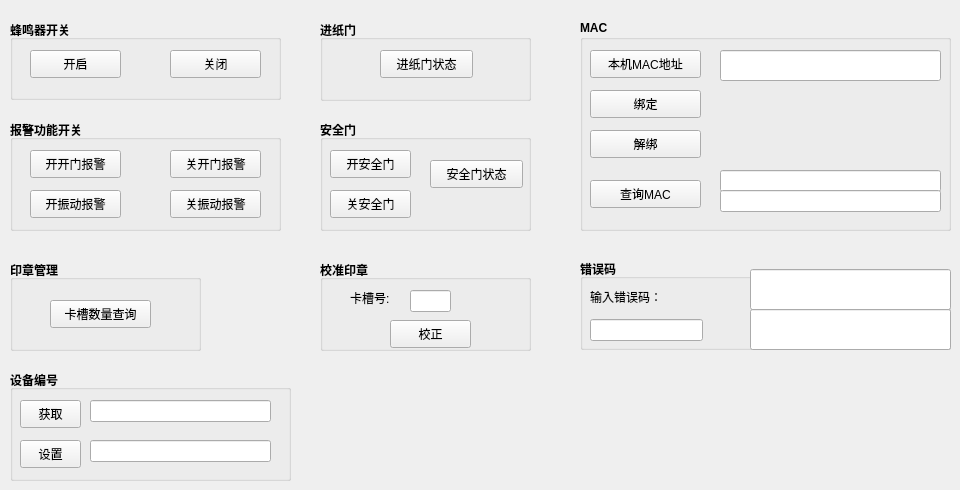
    <widget class="QWidget" name="tab_control_dev">
     <attribute name="title">
      <string>设备控制</string>
     </attribute>
     <widget class="QGroupBox" name="groupBox_21">
      <property name="geometry">
       <rect>
        <x>10</x>
        <y>120</y>
        <width>271</width>
        <height>111</height>
       </rect>
      </property>
      <property name="font">
       <font>
        <weight>75</weight>
        <italic>false</italic>
        <bold>true</bold>
       </font>
      </property>
      <property name="title">
       <string>报警功能开关</string>
      </property>
      <widget class="QPushButton" name="pb_open_safe_door_alarm_">
       <property name="geometry">
        <rect>
         <x>20</x>
         <y>30</y>
         <width>91</width>
         <height>28</height>
        </rect>
       </property>
       <property name="font">
        <font>
         <weight>50</weight>
         <bold>false</bold>
        </font>
       </property>
       <property name="text">
        <string>开开门报警</string>
       </property>
      </widget>
      <widget class="QPushButton" name="pb_close_safe_door_alarm_">
       <property name="geometry">
        <rect>
         <x>160</x>
         <y>30</y>
         <width>91</width>
         <height>28</height>
        </rect>
       </property>
       <property name="font">
        <font>
         <weight>50</weight>
         <bold>false</bold>
        </font>
       </property>
       <property name="text">
        <string>关开门报警</string>
       </property>
      </widget>
      <widget class="QPushButton" name="pb_open_vibration_alarm_">
       <property name="geometry">
        <rect>
         <x>20</x>
         <y>70</y>
         <width>91</width>
         <height>28</height>
        </rect>
       </property>
       <property name="font">
        <font>
         <weight>50</weight>
         <bold>false</bold>
        </font>
       </property>
       <property name="text">
        <string>开振动报警</string>
       </property>
      </widget>
      <widget class="QPushButton" name="pb_close_vibration_alarm_">
       <property name="geometry">
        <rect>
         <x>160</x>
         <y>70</y>
         <width>91</width>
         <height>28</height>
        </rect>
       </property>
       <property name="font">
        <font>
         <weight>50</weight>
         <bold>false</bold>
        </font>
       </property>
       <property name="text">
        <string>关振动报警</string>
       </property>
      </widget>
     </widget>
     <widget class="QGroupBox" name="groupBox_9">
      <property name="geometry">
       <rect>
        <x>10</x>
        <y>20</y>
        <width>271</width>
        <height>80</height>
       </rect>
      </property>
      <property name="font">
       <font>
        <weight>75</weight>
        <bold>true</bold>
       </font>
      </property>
      <property name="title">
       <string>蜂鸣器开关</string>
      </property>
      <widget class="QPushButton" name="pb_beep_on_">
       <property name="geometry">
        <rect>
         <x>20</x>
         <y>30</y>
         <width>91</width>
         <height>28</height>
        </rect>
       </property>
       <property name="font">
        <font>
         <weight>50</weight>
         <bold>false</bold>
        </font>
       </property>
       <property name="text">
        <string>开启</string>
       </property>
      </widget>
      <widget class="QPushButton" name="pb_beep_off_">
       <property name="geometry">
        <rect>
         <x>160</x>
         <y>30</y>
         <width>91</width>
         <height>28</height>
        </rect>
       </property>
       <property name="font">
        <font>
         <weight>50</weight>
         <bold>false</bold>
        </font>
       </property>
       <property name="text">
        <string>关闭</string>
       </property>
      </widget>
     </widget>
     <widget class="QGroupBox" name="groupBox_6">
      <property name="geometry">
       <rect>
        <x>320</x>
        <y>120</y>
        <width>211</width>
        <height>111</height>
       </rect>
      </property>
      <property name="font">
       <font>
        <weight>75</weight>
        <bold>true</bold>
       </font>
      </property>
      <property name="title">
       <string>安全门</string>
      </property>
      <widget class="QPushButton" name="pb_open_safe_door_">
       <property name="geometry">
        <rect>
         <x>10</x>
         <y>30</y>
         <width>81</width>
         <height>28</height>
        </rect>
       </property>
       <property name="font">
        <font>
         <weight>50</weight>
         <bold>false</bold>
        </font>
       </property>
       <property name="text">
        <string>开安全门</string>
       </property>
      </widget>
      <widget class="QPushButton" name="pb_close_safe_door_">
       <property name="geometry">
        <rect>
         <x>10</x>
         <y>70</y>
         <width>81</width>
         <height>28</height>
        </rect>
       </property>
       <property name="font">
        <font>
         <weight>50</weight>
         <bold>false</bold>
        </font>
       </property>
       <property name="text">
        <string>关安全门</string>
       </property>
      </widget>
      <widget class="QPushButton" name="pb_safe_status_">
       <property name="geometry">
        <rect>
         <x>110</x>
         <y>40</y>
         <width>93</width>
         <height>28</height>
        </rect>
       </property>
       <property name="font">
        <font>
         <weight>50</weight>
         <bold>false</bold>
        </font>
       </property>
       <property name="text">
        <string>安全门状态</string>
       </property>
      </widget>
     </widget>
     <widget class="QGroupBox" name="groupBox_7">
      <property name="geometry">
       <rect>
        <x>320</x>
        <y>20</y>
        <width>211</width>
        <height>81</height>
       </rect>
      </property>
      <property name="font">
       <font>
        <weight>75</weight>
        <bold>true</bold>
       </font>
      </property>
      <property name="title">
       <string>进纸门</string>
      </property>
      <widget class="QPushButton" name="pb_paper_status_">
       <property name="geometry">
        <rect>
         <x>60</x>
         <y>30</y>
         <width>93</width>
         <height>28</height>
        </rect>
       </property>
       <property name="font">
        <font>
         <weight>50</weight>
         <bold>false</bold>
        </font>
       </property>
       <property name="text">
        <string>进纸门状态</string>
       </property>
      </widget>
     </widget>
     <widget class="QGroupBox" name="groupBox_13">
      <property name="geometry">
       <rect>
        <x>580</x>
        <y>20</y>
        <width>371</width>
        <height>211</height>
       </rect>
      </property>
      <property name="font">
       <font>
        <weight>75</weight>
        <bold>true</bold>
       </font>
      </property>
      <property name="title">
       <string>MAC</string>
      </property>
      <widget class="QPushButton" name="pb_read_local_mac_">
       <property name="geometry">
        <rect>
         <x>10</x>
         <y>30</y>
         <width>111</width>
         <height>28</height>
        </rect>
       </property>
       <property name="font">
        <font>
         <weight>50</weight>
         <bold>false</bold>
        </font>
       </property>
       <property name="text">
        <string>本机MAC地址</string>
       </property>
      </widget>
      <widget class="QLineEdit" name="le_mac_">
       <property name="geometry">
        <rect>
         <x>140</x>
         <y>30</y>
         <width>221</width>
         <height>31</height>
        </rect>
       </property>
       <property name="font">
        <font>
         <weight>50</weight>
         <bold>false</bold>
        </font>
       </property>
      </widget>
      <widget class="QPushButton" name="pb_binding_mac_">
       <property name="geometry">
        <rect>
         <x>10</x>
         <y>70</y>
         <width>111</width>
         <height>28</height>
        </rect>
       </property>
       <property name="font">
        <font>
         <weight>50</weight>
         <bold>false</bold>
        </font>
       </property>
       <property name="text">
        <string>绑定</string>
       </property>
      </widget>
      <widget class="QPushButton" name="pb_mac_unbinding_">
       <property name="geometry">
        <rect>
         <x>10</x>
         <y>110</y>
         <width>111</width>
         <height>28</height>
        </rect>
       </property>
       <property name="font">
        <font>
         <weight>50</weight>
         <bold>false</bold>
        </font>
       </property>
       <property name="text">
        <string>解绑</string>
       </property>
      </widget>
      <widget class="QPushButton" name="pb_query_mac_">
       <property name="geometry">
        <rect>
         <x>10</x>
         <y>160</y>
         <width>111</width>
         <height>28</height>
        </rect>
       </property>
       <property name="font">
        <font>
         <weight>50</weight>
         <bold>false</bold>
        </font>
       </property>
       <property name="text">
        <string>查询MAC</string>
       </property>
      </widget>
      <widget class="QLineEdit" name="le_mac1_">
       <property name="geometry">
        <rect>
         <x>140</x>
         <y>150</y>
         <width>221</width>
         <height>22</height>
        </rect>
       </property>
      </widget>
      <widget class="QLineEdit" name="le_mac2_">
       <property name="geometry">
        <rect>
         <x>140</x>
         <y>170</y>
         <width>221</width>
         <height>22</height>
        </rect>
       </property>
      </widget>
     </widget>
     <widget class="QGroupBox" name="groupBox_4">
      <property name="geometry">
       <rect>
        <x>10</x>
        <y>260</y>
        <width>191</width>
        <height>91</height>
       </rect>
      </property>
      <property name="font">
       <font>
        <weight>75</weight>
        <bold>true</bold>
       </font>
      </property>
      <property name="title">
       <string>印章管理</string>
      </property>
      <widget class="QPushButton" name="pb_query_slots_">
       <property name="geometry">
        <rect>
         <x>40</x>
         <y>40</y>
         <width>101</width>
         <height>28</height>
        </rect>
       </property>
       <property name="font">
        <font>
         <weight>50</weight>
         <bold>false</bold>
        </font>
       </property>
       <property name="text">
        <string>卡槽数量查询</string>
       </property>
      </widget>
     </widget>
     <widget class="QGroupBox" name="groupBox_8">
      <property name="geometry">
       <rect>
        <x>320</x>
        <y>260</y>
        <width>211</width>
        <height>91</height>
       </rect>
      </property>
      <property name="font">
       <font>
        <weight>75</weight>
        <bold>true</bold>
       </font>
      </property>
      <property name="title">
       <string>校准印章</string>
      </property>
      <widget class="QLineEdit" name="le_stamper_idx_">
       <property name="geometry">
        <rect>
         <x>90</x>
         <y>30</y>
         <width>41</width>
         <height>22</height>
        </rect>
       </property>
       <property name="font">
        <font>
         <weight>50</weight>
         <bold>false</bold>
        </font>
       </property>
      </widget>
      <widget class="QPushButton" name="pb_cali_stamp_">
       <property name="geometry">
        <rect>
         <x>70</x>
         <y>60</y>
         <width>81</width>
         <height>28</height>
        </rect>
       </property>
       <property name="font">
        <font>
         <weight>50</weight>
         <bold>false</bold>
        </font>
       </property>
       <property name="text">
        <string>校正</string>
       </property>
      </widget>
      <widget class="QLabel" name="label">
       <property name="geometry">
        <rect>
         <x>30</x>
         <y>30</y>
         <width>53</width>
         <height>16</height>
        </rect>
       </property>
       <property name="font">
        <font>
         <weight>50</weight>
         <bold>false</bold>
        </font>
       </property>
       <property name="text">
        <string>卡槽号:</string>
       </property>
      </widget>
     </widget>
     <widget class="QGroupBox" name="groupBox_22">
      <property name="geometry">
       <rect>
        <x>580</x>
        <y>259</y>
        <width>371</width>
        <height>91</height>
       </rect>
      </property>
      <property name="font">
       <font>
        <weight>75</weight>
        <bold>true</bold>
       </font>
      </property>
      <property name="title">
       <string>错误码</string>
      </property>
      <widget class="QLabel" name="label_2">
       <property name="geometry">
        <rect>
         <x>10</x>
         <y>30</y>
         <width>91</width>
         <height>16</height>
        </rect>
       </property>
       <property name="font">
        <font>
         <weight>50</weight>
         <bold>false</bold>
        </font>
       </property>
       <property name="text">
        <string>输入错误码：</string>
       </property>
      </widget>
      <widget class="QLineEdit" name="le_err_code_">
       <property name="geometry">
        <rect>
         <x>10</x>
         <y>60</y>
         <width>113</width>
         <height>22</height>
        </rect>
       </property>
       <property name="font">
        <font>
         <weight>50</weight>
         <bold>false</bold>
        </font>
       </property>
      </widget>
      <widget class="QLineEdit" name="le_show_err_msg_">
       <property name="geometry">
        <rect>
         <x>170</x>
         <y>10</y>
         <width>201</width>
         <height>41</height>
        </rect>
       </property>
       <property name="font">
        <font>
         <weight>50</weight>
         <bold>false</bold>
        </font>
       </property>
      </widget>
      <widget class="QLineEdit" name="le_show_err_resolver_">
       <property name="geometry">
        <rect>
         <x>170</x>
         <y>50</y>
         <width>201</width>
         <height>41</height>
        </rect>
       </property>
       <property name="font">
        <font>
         <weight>50</weight>
         <bold>false</bold>
        </font>
       </property>
      </widget>
     </widget>
     <widget class="QGroupBox" name="groupBox_26">
      <property name="geometry">
       <rect>
        <x>10</x>
        <y>370</y>
        <width>281</width>
        <height>111</height>
       </rect>
      </property>
      <property name="font">
       <font>
        <weight>75</weight>
        <bold>true</bold>
       </font>
      </property>
      <property name="title">
       <string>设备编号</string>
      </property>
      <widget class="QPushButton" name="pb_get_sn_">
       <property name="geometry">
        <rect>
         <x>10</x>
         <y>30</y>
         <width>61</width>
         <height>28</height>
        </rect>
       </property>
       <property name="font">
        <font>
         <weight>50</weight>
         <bold>false</bold>
        </font>
       </property>
       <property name="text">
        <string>获取</string>
       </property>
      </widget>
      <widget class="QLineEdit" name="le_show_sn_">
       <property name="geometry">
        <rect>
         <x>80</x>
         <y>30</y>
         <width>181</width>
         <height>22</height>
        </rect>
       </property>
       <property name="font">
        <font>
         <weight>50</weight>
         <bold>false</bold>
        </font>
       </property>
      </widget>
      <widget class="QPushButton" name="pb_set_sn_">
       <property name="geometry">
        <rect>
         <x>10</x>
         <y>70</y>
         <width>61</width>
         <height>28</height>
        </rect>
       </property>
       <property name="font">
        <font>
         <weight>50</weight>
         <bold>false</bold>
        </font>
       </property>
       <property name="text">
        <string>设置</string>
       </property>
      </widget>
      <widget class="QLineEdit" name="le_set_sn_">
       <property name="geometry">
        <rect>
         <x>80</x>
         <y>70</y>
         <width>181</width>
         <height>22</height>
        </rect>
       </property>
       <property name="font">
        <font>
         <weight>50</weight>
         <bold>false</bold>
        </font>
       </property>
      </widget>
     </widget>
    </widget>
